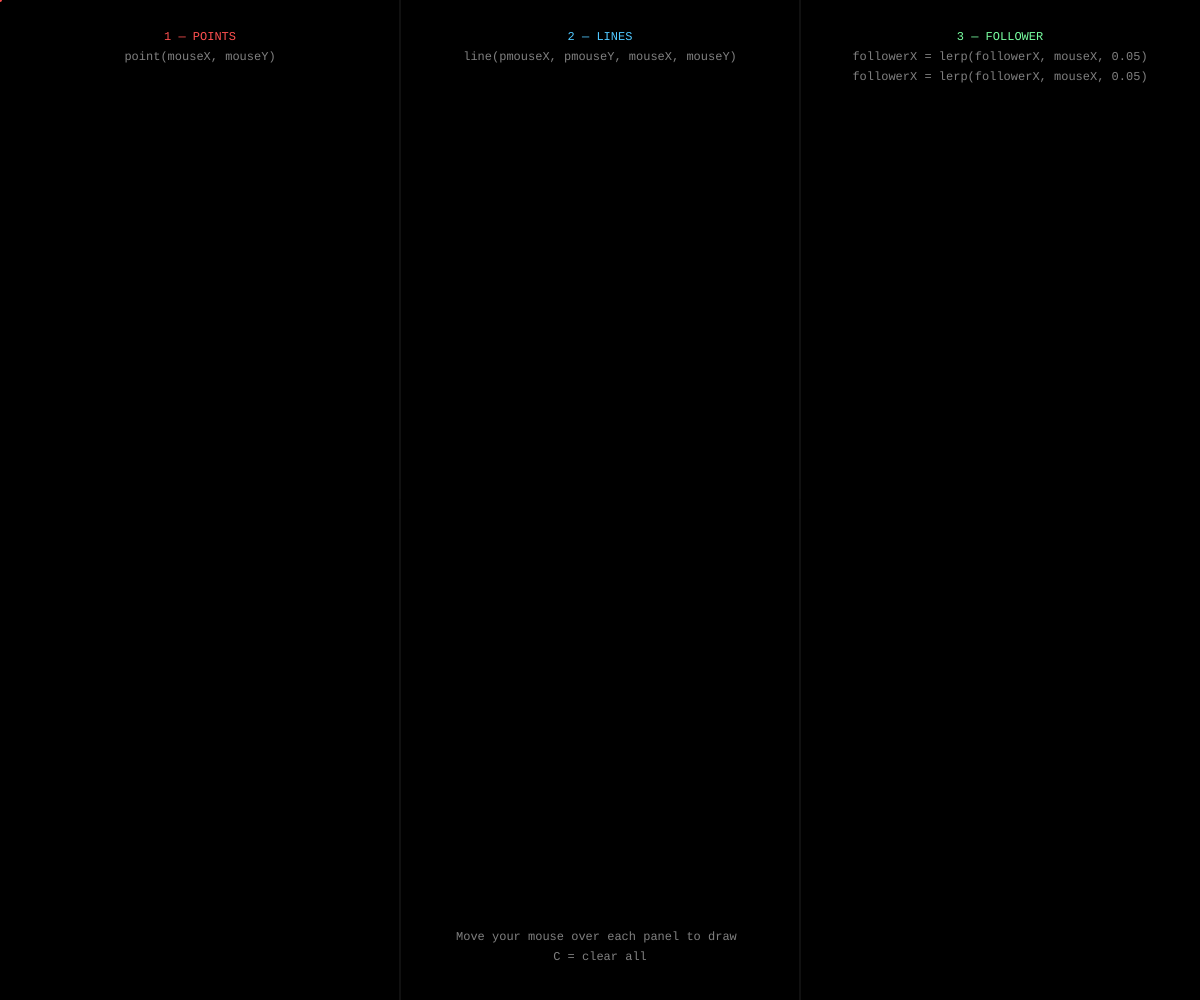
Frame 1 (no input)
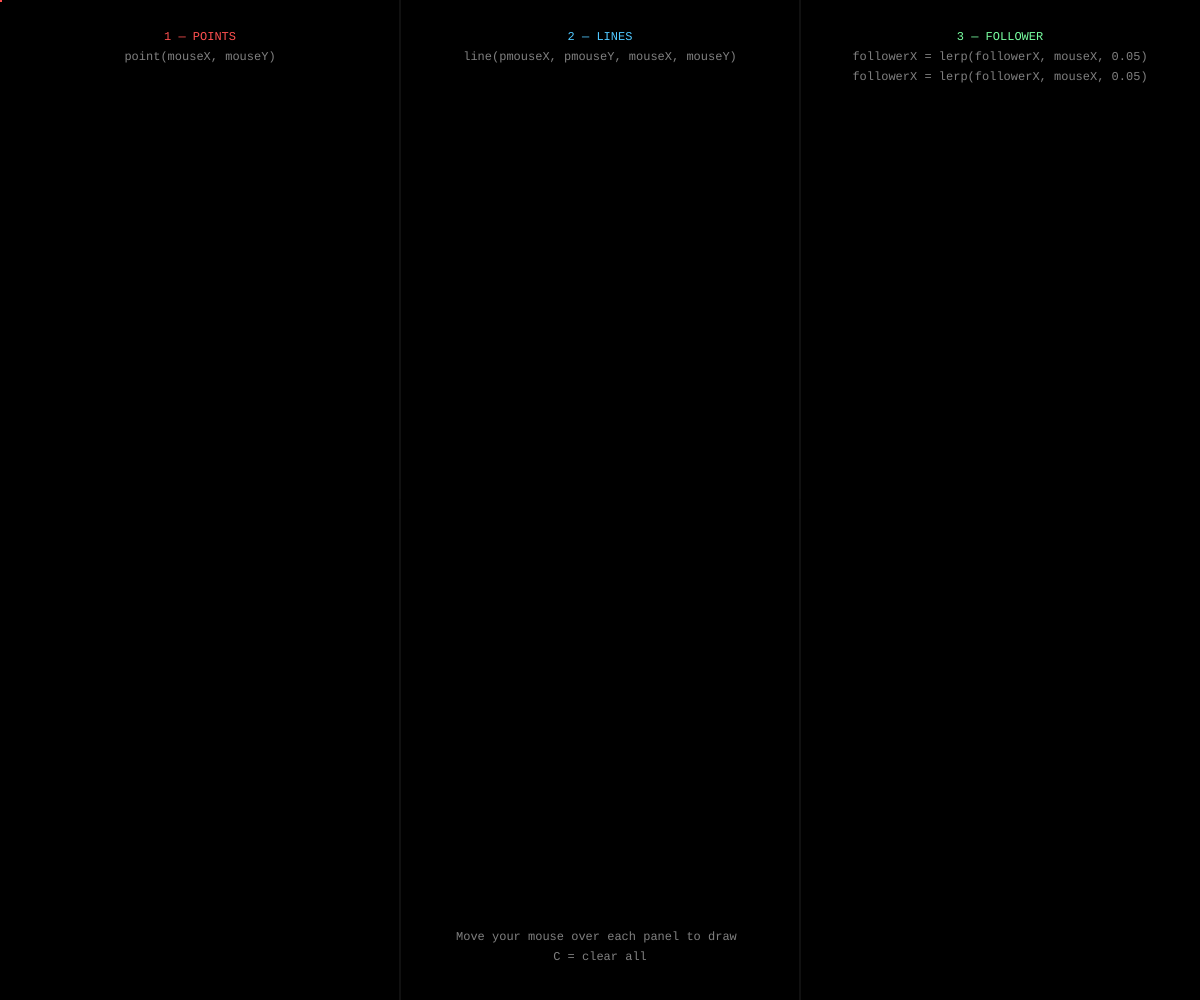
Frame 60 (no input)
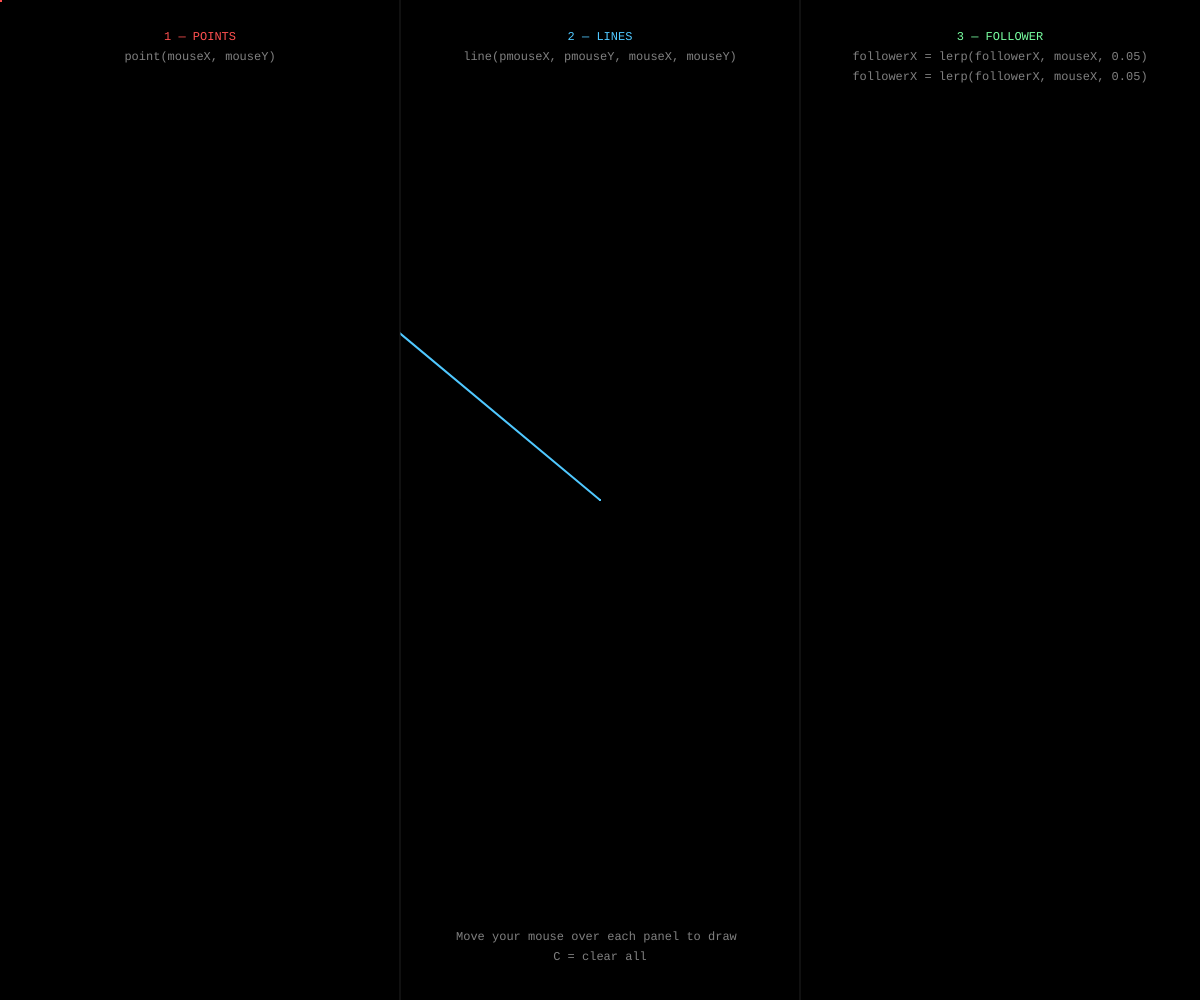
Frame 120 (the mouse pressed at the canvas centre since frame 60)

The p5.js sketch that drew these frames (run headless with seeded random() and noise() and a simulated clock; from frame 60 on, the mouse is pressed at the canvas centre):

// p5.js sketch
// ── sketch.js
/*
 * © 2026 Schultzschultz. Created for 'Schultzschultz Creative Coding Masterclass'.
 * For educational use only. All rights reserved.
 * 
 * -------------------------------------
 * Drawing – Points, Lines, and Follower
 * -------------------------------------
 * 
 * This file demonstrates how to create interactive drawings. 
 * The sketch is divided into three panels, each showcasing a different drawing technique:
 * 
 * 1. Points: Draws points at the mouse position. 
 * 2. Lines: Draws lines connecting the previous mouse position to the current mouse position.
 * 3. Follower: A circle that smoothly follows the mouse cursor using linear interpolation (lerp). 
 *    Draws lines connecting the previous and current follower positions.
 *
 * What this file does:
 * - Sets up a canvas divided into three panels.
 * - Uses off-screen graphics buffers to draw points, lines, and the follower separately.
 * - Implements mouse interaction to draw on the respective panels based on the cursor's position.
 * - Provides a clear function to reset the drawings when the 'C' key is pressed.
 * 
 * Controls:
 * - Move the mouse over each panel to draw points, lines, or the follower.
 * - Press the 'C' key to clear all drawings from the panels.  
*/

let panelWidth;
let pointsBuffer, linesBuffer, followerBuffer;
let followerX, followerY;
let pfollowerX, pfollowerY;
const followerSpeed = 0.05;  
const red = 'rgb(255, 80, 80)';
const blue = 'rgb(80, 200, 255)';
const green = 'rgb(120, 255, 160)';

// Runs once when the sketch starts
function setup() {
  createCanvas(windowWidth, windowHeight);
  reset();
  textFont('monospace');
  textAlign(CENTER);
}

// Runs continuously (frame by frame)
function draw() {

  // Background for the main canvas
  background(0);

  // ––––– Panel 1: Points ––––––––––––––––––––––––––––––––––––––––––––––––––––––––––––––––

  // Draw point at mouse position when over panel 1
  if (mouseX < panelWidth) {
    pointsBuffer.stroke(red);
    pointsBuffer.strokeWeight(4);
    pointsBuffer.point(mouseX, mouseY);
  }

  // Display points panel
  image(pointsBuffer, 0, 0);

  // ––––– Panel 2: Lines –––––––––––––––––––––––––––––––––––––––––––––––––––––––––––––––––

  // Draw line from previous mouse position to current mouse position when over panel 2
  if (mouseX >= panelWidth && mouseX < panelWidth * 2) {
    // Coordinates relative to panel origin
    let lx = mouseX - panelWidth;
    let ly = mouseY;
    let lpx = pmouseX - panelWidth;
    let lpy = pmouseY;
    linesBuffer.stroke(blue);
    linesBuffer.strokeWeight(2);
    linesBuffer.line(lpx, lpy, lx, ly);
  }

  // Display lines panel
  image(linesBuffer, panelWidth, 0);

  // ––––– Panel 3: Follower ––––––––––––––––––––––––––––––––––––––––––––––––––––––––––––––

  // Mouse coordinates relative to panel 3
  let targetX = mouseX - panelWidth * 2;
  let targetY = mouseY;

  // Move follower towards mouse position using linear interpolation (lerp)
  followerX = lerp(followerX, targetX, followerSpeed);
  followerY = lerp(followerY, targetY, followerSpeed);

  // Draw trail into buffer
  followerBuffer.stroke(green);
  followerBuffer.strokeWeight(2);
  followerBuffer.line(pfollowerX, pfollowerY, followerX, followerY);

  // Remember previous follower position
  pfollowerX = followerX;
  pfollowerY = followerY;

  // Display follower panel
  image(followerBuffer, panelWidth * 2, 0);

  // Display the follower and its connection to the mouse cursor when mouse is over panel 3
  if (mouseX >= panelWidth * 2) {
    // Connection line: mouse cursor → follower
    stroke(green);
    strokeWeight(1);
    line(mouseX, mouseY, followerX + panelWidth * 2, followerY);
    // Mouse position
    stroke(green);
    strokeWeight(1);
    noFill();
    ellipse(mouseX, mouseY, 15, 15);
    // Follower circle
    noStroke();
    fill(green);
    ellipse(followerX + panelWidth * 2, followerY, 10, 10);
  }

  // –––––––––––––––––––––––––––––––––––––––––––––––––––––––––––––––––––––––––––––––––––––––

  // Divider lines
  stroke(32);
  strokeWeight(1);
  line(panelWidth, 0, panelWidth, height);
  line(panelWidth * 2, 0, panelWidth * 2, height);

  // Labels
  displayLabels();
}

// Keeps the canvas size in sync with the browser window.
function windowResized() {
  resizeCanvas(windowWidth, windowHeight);
  reset();
}

// Clear all buffers with key 'C'
function keyPressed() {
  if (key === 'c' || key === 'C') {
    reset();
  }
}

function reset() {
  // Calculate panel width
  panelWidth = width / 3;

  // Create off-screen graphics buffers for each panel
  pointsBuffer = createGraphics(panelWidth, height);
  linesBuffer = createGraphics(panelWidth, height);
  followerBuffer = createGraphics(panelWidth, height);

  // Clear buffers
  pointsBuffer.background(0);
  linesBuffer.background(0);
  followerBuffer.background(0);

  // Reset follower position to mouse position
  followerX = mouseX - panelWidth * 2;
  followerY = mouseY;
  pfollowerX = mouseX - panelWidth * 2;
  pfollowerY = mouseY;
}

// Display labels for each panel and hint at the bottom
function displayLabels() {
  noStroke();

  // Panel 1 – Points
  fill(red);
  text('1 — POINTS', panelWidth * 0.5, 40);
  fill(128);
  text('point(mouseX, mouseY)', panelWidth * 0.5, 60);

  // Panel 2 – Lines
  fill(blue);
  text('2 — LINES', panelWidth * 1.5, 40);
  fill(128);
  text('line(pmouseX, pmouseY, mouseX, mouseY)', panelWidth * 1.5, 60);

  // Panel 3 – Follower
  fill(green);
  text('3 — FOLLOWER', panelWidth * 2.5, 40);
  fill(128);
  text('followerX = lerp(followerX, mouseX, ' + followerSpeed + ')', panelWidth * 2.5, 60);
  text('followerX = lerp(followerX, mouseX, ' + followerSpeed + ')', panelWidth * 2.5, 80);

  // Hint
  fill(128);
  text('Move your mouse over each panel to draw ', width / 2, height - 60);
  text('C = clear all', width / 2, height - 40);
}
